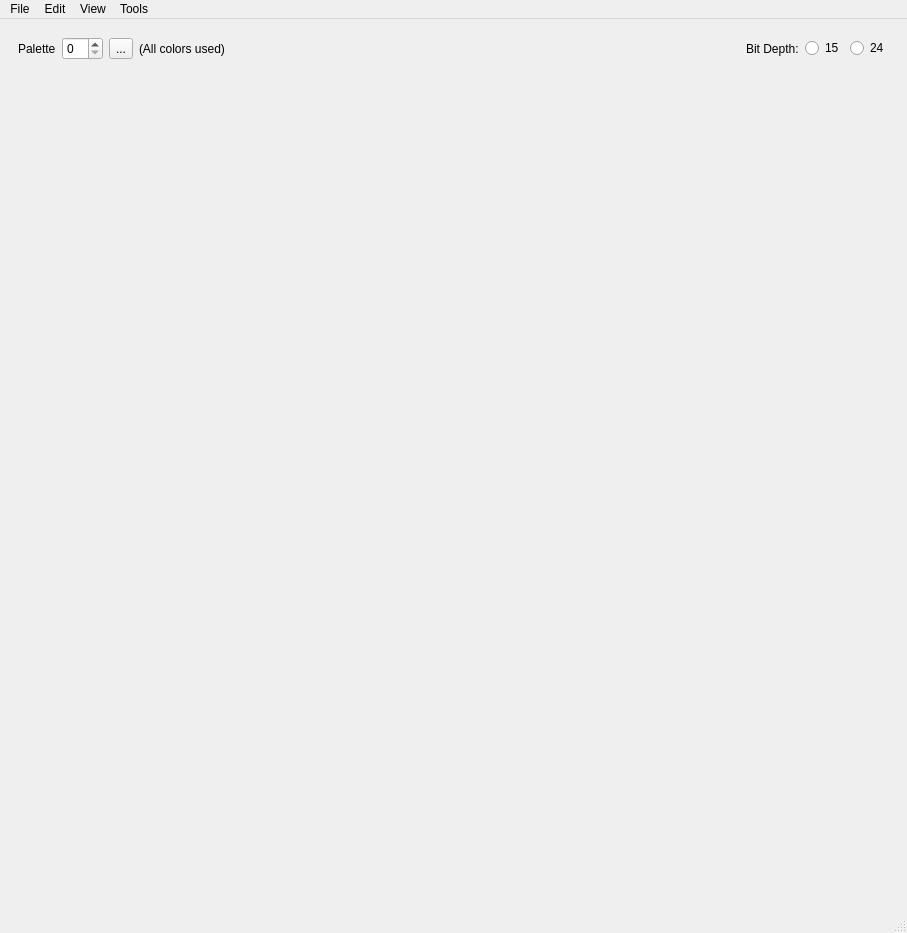
<?xml version="1.0" encoding="UTF-8"?>
<ui version="4.0">
 <class>PaletteEditor</class>
 <widget class="QMainWindow" name="PaletteEditor">
  <property name="geometry">
   <rect>
    <x>0</x>
    <y>0</y>
    <width>907</width>
    <height>933</height>
   </rect>
  </property>
  <property name="windowTitle">
   <string>Palette Editor</string>
  </property>
  <widget class="QWidget" name="centralWidget">
   <layout class="QGridLayout" name="gridLayout_18">
    <item row="0" column="0">
     <widget class="QFrame" name="frame_Settings">
      <property name="frameShape">
       <enum>QFrame::Shape::NoFrame</enum>
      </property>
      <property name="frameShadow">
       <enum>QFrame::Shadow::Raised</enum>
      </property>
      <layout class="QHBoxLayout" name="horizontalLayout">
       <item>
        <widget class="QLabel" name="label_Palette">
         <property name="text">
          <string>Palette</string>
         </property>
        </widget>
       </item>
       <item>
        <widget class="QSpinBox" name="spinBox_PaletteId">
         <property name="focusPolicy">
          <enum>Qt::FocusPolicy::StrongFocus</enum>
         </property>
        </widget>
       </item>
       <item>
        <widget class="QToolButton" name="toolButton_ColorSearch">
         <property name="toolTip">
          <string>&lt;html&gt;&lt;head/&gt;&lt;body&gt;&lt;p&gt;Opens a search dialog to find which tilesets/metatiles are using certain colors.&lt;/p&gt;&lt;/body&gt;&lt;/html&gt;</string>
         </property>
         <property name="text">
          <string>...</string>
         </property>
         <property name="icon">
          <iconset resource="../resources/images.qrc">
           <normaloff>:/icons/magnifier.ico</normaloff>:/icons/magnifier.ico</iconset>
         </property>
        </widget>
       </item>
       <item>
        <widget class="QLabel" name="label_AllColorsUsed">
         <property name="text">
          <string>(All colors used)</string>
         </property>
        </widget>
       </item>
       <item>
        <spacer name="horizontalSpacer">
         <property name="orientation">
          <enum>Qt::Orientation::Horizontal</enum>
         </property>
         <property name="sizeHint" stdset="0">
          <size>
           <width>40</width>
           <height>20</height>
          </size>
         </property>
        </spacer>
       </item>
       <item>
        <widget class="QLabel" name="label_BitDepth">
         <property name="text">
          <string>Bit Depth:</string>
         </property>
        </widget>
       </item>
       <item>
        <widget class="QRadioButton" name="bit_depth_15">
         <property name="text">
          <string>15</string>
         </property>
        </widget>
       </item>
       <item>
        <widget class="QRadioButton" name="bit_depth_24">
         <property name="text">
          <string>24</string>
         </property>
        </widget>
       </item>
      </layout>
     </widget>
    </item>
    <item row="1" column="0">
     <widget class="QScrollArea" name="scrollArea_Colors">
      <property name="frameShape">
       <enum>QFrame::Shape::NoFrame</enum>
      </property>
      <property name="widgetResizable">
       <bool>true</bool>
      </property>
      <widget class="QWidget" name="scrollAreaContents_Colors">
       <property name="geometry">
        <rect>
         <x>0</x>
         <y>0</y>
         <width>883</width>
         <height>779</height>
        </rect>
       </property>
       <layout class="QGridLayout" name="layout_Colors">
        <property name="leftMargin">
         <number>0</number>
        </property>
        <property name="topMargin">
         <number>0</number>
        </property>
        <property name="rightMargin">
         <number>0</number>
        </property>
        <property name="bottomMargin">
         <number>0</number>
        </property>
       </layout>
      </widget>
     </widget>
    </item>
   </layout>
  </widget>
  <widget class="QMenuBar" name="menubar">
   <property name="geometry">
    <rect>
     <x>0</x>
     <y>0</y>
     <width>907</width>
     <height>37</height>
    </rect>
   </property>
   <widget class="QMenu" name="menuFile">
    <property name="title">
     <string>File</string>
    </property>
    <addaction name="actionImport_Palette"/>
   </widget>
   <widget class="QMenu" name="menuEdit">
    <property name="title">
     <string>Edit</string>
    </property>
    <addaction name="actionUndo"/>
    <addaction name="actionRedo"/>
   </widget>
   <widget class="QMenu" name="menuView">
    <property name="title">
     <string>View</string>
    </property>
    <addaction name="actionShow_Unused_Colors"/>
   </widget>
   <widget class="QMenu" name="menuTools">
    <property name="title">
     <string>Tools</string>
    </property>
    <addaction name="actionFind_Color_Usage"/>
   </widget>
   <addaction name="menuFile"/>
   <addaction name="menuEdit"/>
   <addaction name="menuView"/>
   <addaction name="menuTools"/>
  </widget>
  <widget class="QStatusBar" name="statusbar"/>
  <action name="actionUndo">
   <property name="enabled">
    <bool>false</bool>
   </property>
   <property name="text">
    <string>Undo</string>
   </property>
   <property name="shortcut">
    <string>Ctrl+Z</string>
   </property>
   <property name="shortcutContext">
    <enum>Qt::ShortcutContext::WindowShortcut</enum>
   </property>
   <property name="priority">
    <enum>QAction::Priority::NormalPriority</enum>
   </property>
  </action>
  <action name="actionRedo">
   <property name="enabled">
    <bool>false</bool>
   </property>
   <property name="text">
    <string>Redo</string>
   </property>
   <property name="shortcut">
    <string>Ctrl+Y</string>
   </property>
  </action>
  <action name="actionImport_Palette">
   <property name="text">
    <string>Import Palette</string>
   </property>
  </action>
  <action name="actionShow_Unused_Colors">
   <property name="checkable">
    <bool>true</bool>
   </property>
   <property name="text">
    <string>Show Unused Colors</string>
   </property>
  </action>
  <action name="actionFind_Color_Usage">
   <property name="text">
    <string>Find Color Usage...</string>
   </property>
  </action>
 </widget>
 <resources>
  <include location="../resources/images.qrc"/>
 </resources>
 <connections/>
</ui>
